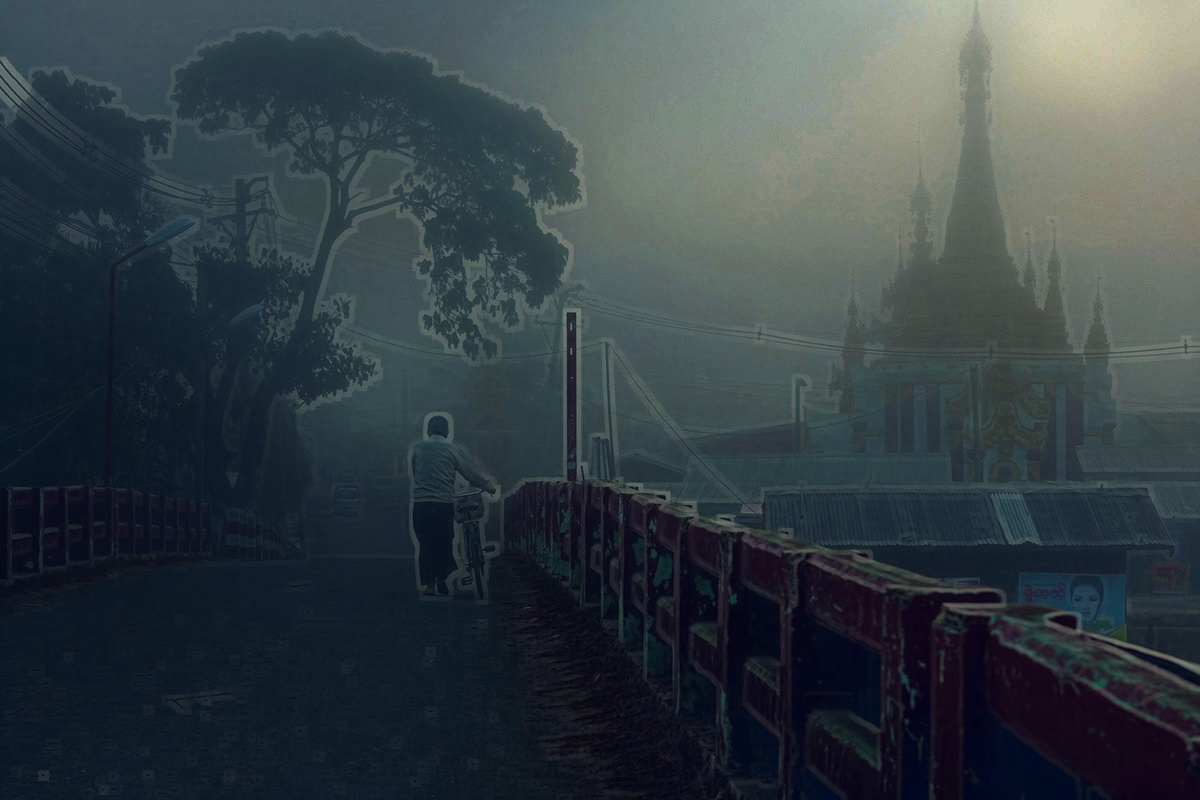
#> input picture dehazed_image_person.jpg, 1200 x 800 px, given in place of the camera
$ python webcamcv.py
#> lines starting #> are read from the running program, lines starting #| are printed output that depends on the picture
#> in process_webcam, frame is the input picture: shape (800, 1200, 3); mean B, G, R 69.7, 65, 54.2
import cv2
import numpy as np

# Optical Flow parameters
lk_params = dict(winSize=(15, 15),
                 maxLevel=2,
                 criteria=(cv2.TERM_CRITERIA_EPS | cv2.TERM_CRITERIA_COUNT, 10, 0.03))

# Global variables for smoothing
prev_transformation = None  # To store the last transformation matrix
smooth_factor = 0.1  # Smoothing factor for the transformation

# [26 lines left out: functions dark_channel, estimate_atmospheric_light, recover_image, not called in this run]

def clahe(image):
    """Apply CLAHE to the image."""
    lab_image = cv2.cvtColor(image, cv2.COLOR_BGR2LAB)
#> lab_image: shape (800, 1200, 3); mean of channels 0, 1, 2 66.4, 125.4, 123.3
    l_channel, a_channel, b_channel = cv2.split(lab_image)
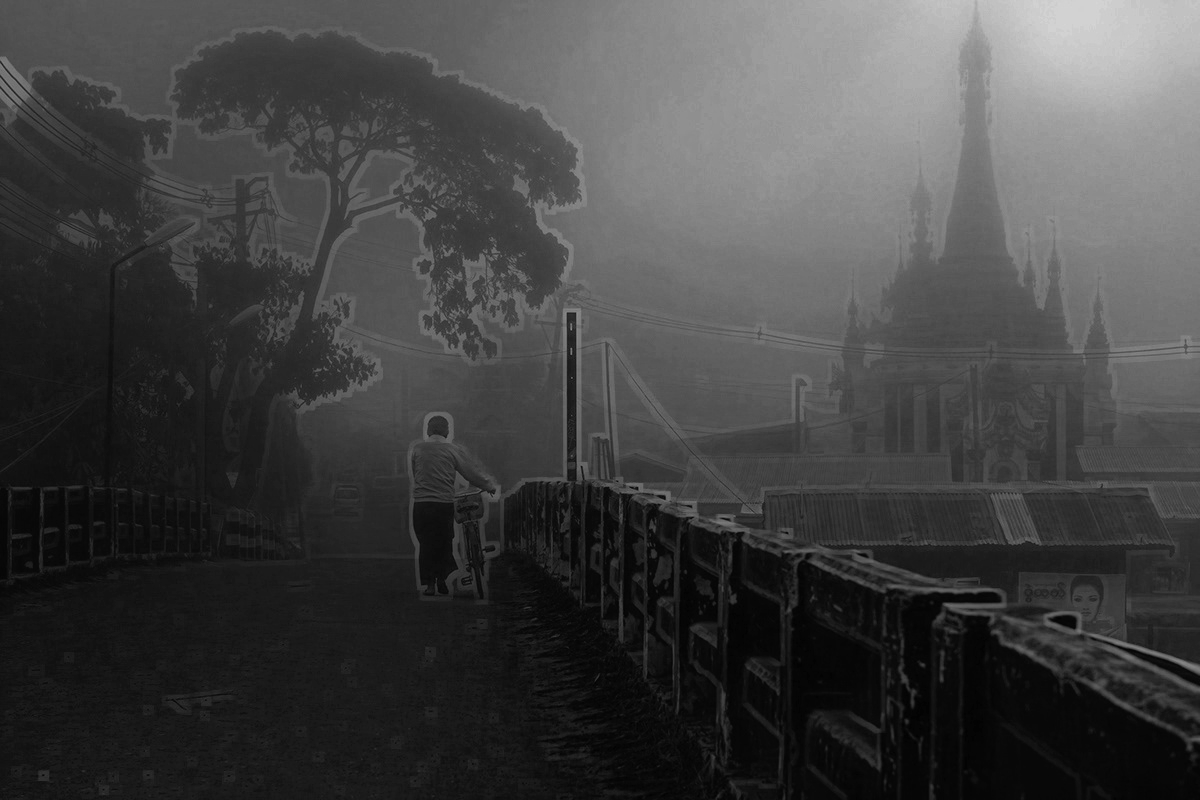
#> l_channel: shape (800, 1200); min 2, max 214, mean 66.4
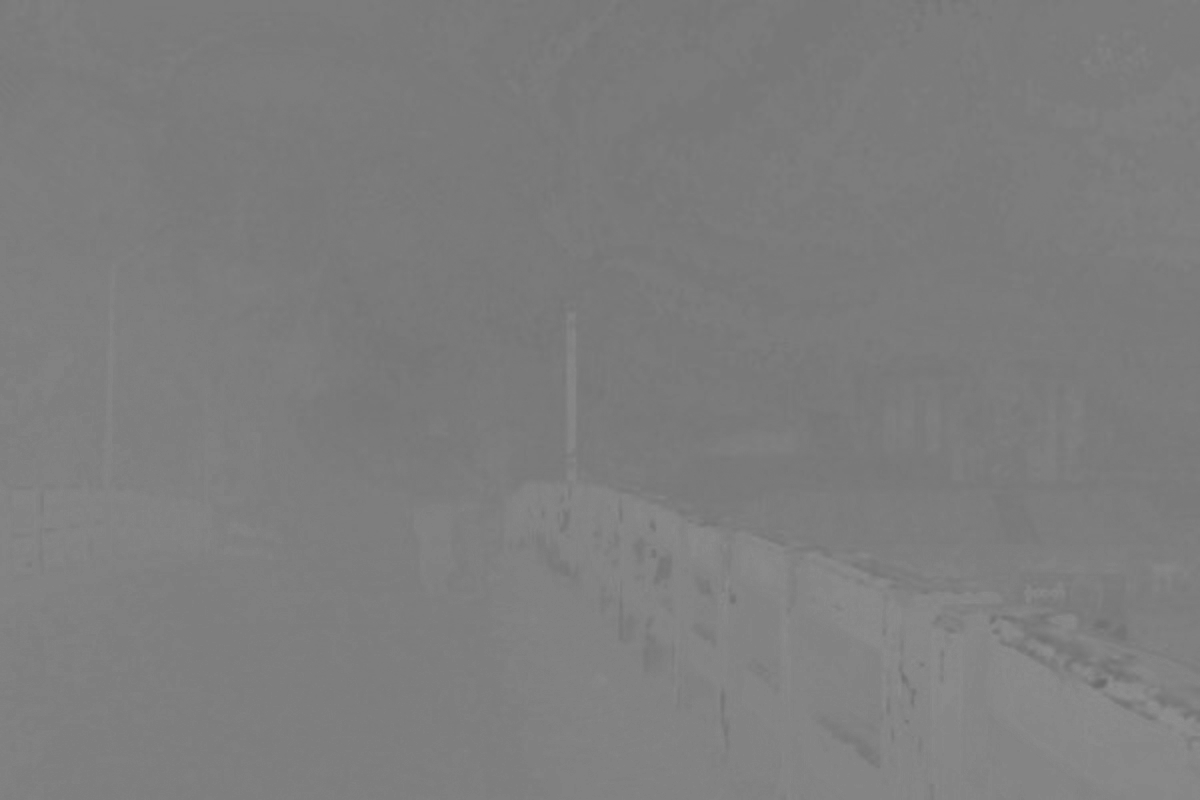
#> a_channel: shape (800, 1200); min 106, max 144, mean 125.4
    clahe = cv2.createCLAHE(clipLimit=3.0, tileGridSize=(8, 8))
    clahe_l_channel = clahe.apply(l_channel)
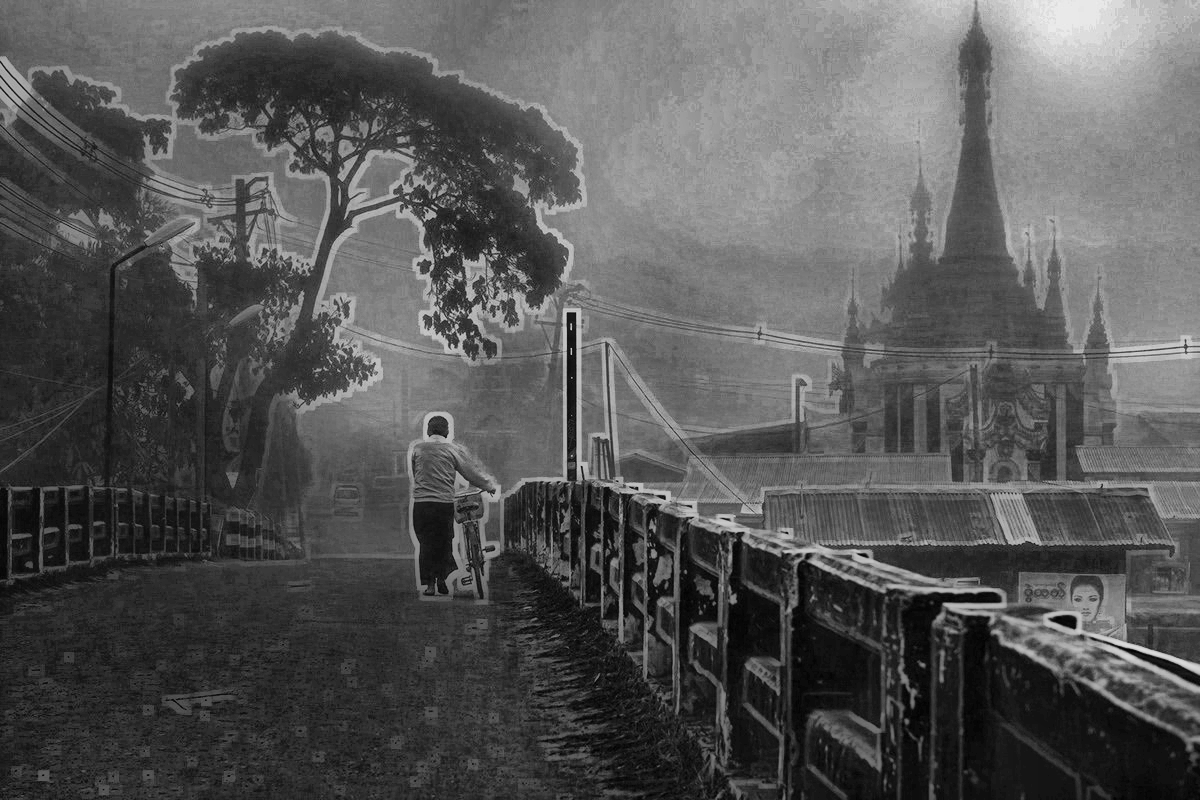
#> clahe_l_channel: shape (800, 1200); min 1, max 236, mean 87
    lab_image = cv2.merge((clahe_l_channel, a_channel, b_channel))
#> lab_image: shape (800, 1200, 3); mean of channels 0, 1, 2 87, 125.4, 123.3
    return cv2.cvtColor(lab_image, cv2.COLOR_LAB2BGR)

def sharpen_image(image):
    """Sharpen the image using a kernel."""
    kernel = np.array([[0, -1, 0], [-1, 5, -1], [0, -1, 0]])
    return cv2.filter2D(image, -1, kernel)

def edge_detection(image):
    """Detect edges using Canny edge detection."""
    gray_image = cv2.cvtColor(image, cv2.COLOR_BGR2GRAY)
    return cv2.Canny(gray_image, 100, 200)
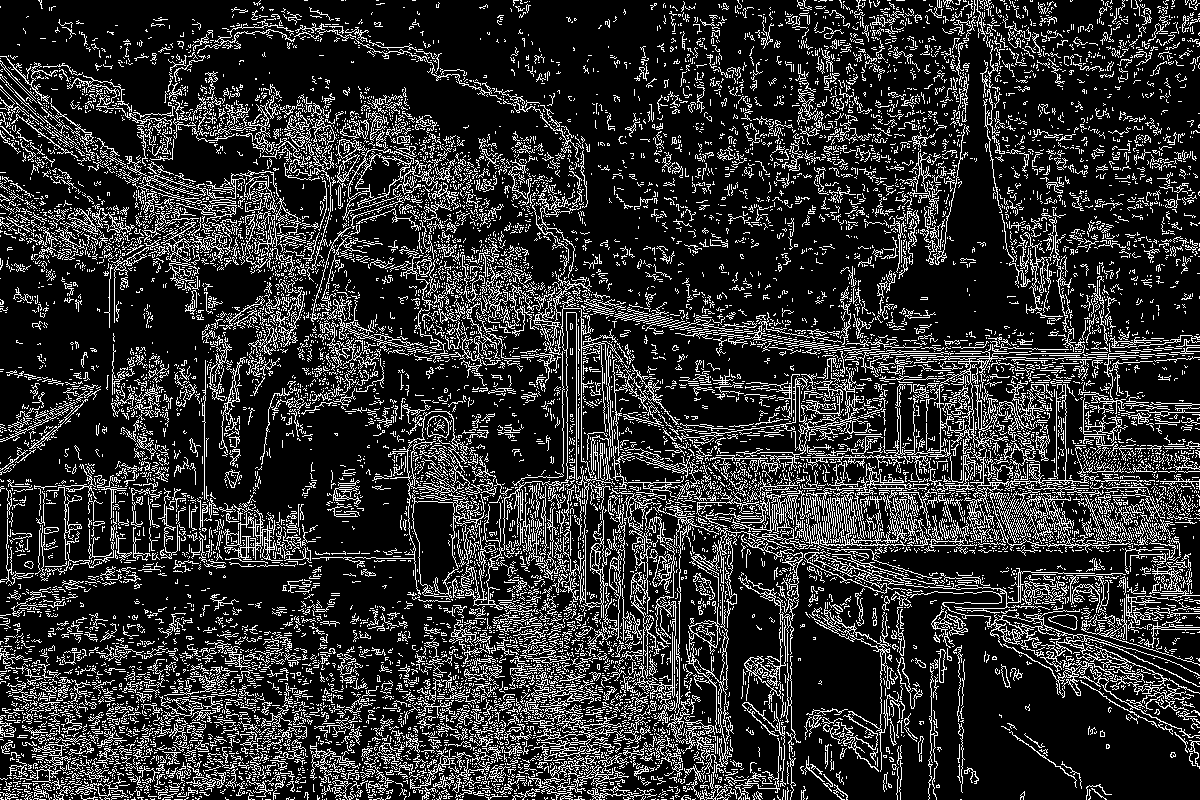
#> returned value: shape (800, 1200); 18.7% white in thin lines or dots

# [47 lines left out: function stabilize_frame, not called in this run]

def process_webcam():
    """Process webcam feed for stabilization and enhancement."""
    cap = cv2.VideoCapture(1)

    prev_frame = None
    prev_points = None

    while True:
        ret, frame = cap.read()
        if not ret:
            break

        # Stabilize the frame
        if prev_frame is not None:
            stabilized_frame, prev_points = stabilize_frame(frame, prev_frame, prev_points)
        else:
            stabilized_frame = frame

        # Apply image processing techniques
        enhanced_image = clahe(stabilized_frame)
        sharpened_image = sharpen_image(enhanced_image)
        edges = edge_detection(sharpened_image)

        # Display images in separate windows
        cv2.imshow("Original Image", stabilized_frame)
        cv2.imshow("Enhanced Image", sharpened_image)
        cv2.imshow("Edge Detection", edges)

        # Exit on 'q' key
        if cv2.waitKey(1) & 0xFF == ord('q'):
#> (key q is pressed here)
            break

        prev_frame = frame

    cap.release()
    cv2.destroyAllWindows()

# Start webcam processing
process_webcam()
